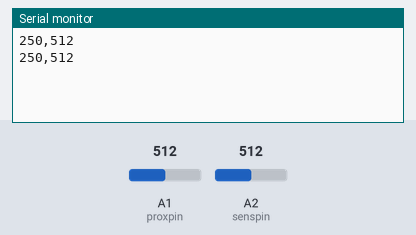
This sketch was run on a simulated Arduino Uno, built with avr-gcc and run on an emulated ATmega328P. On the bench: the last lines printed to the serial monitor. The inputs (shaded band) are chosen by the test bench; at power-on: A1 (proxpin) = 512, A2 (senspin) = 512.

Above: at 3.8 s.
3.9 s: A1 (proxpin) set to 716
At 7.4 s:
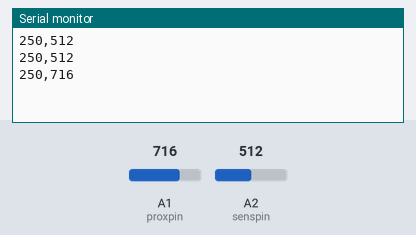
7.8 s: A2 (senspin) set to 716
At 9.7 s:
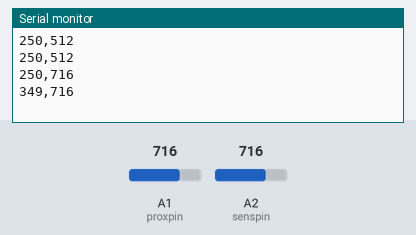
11.7 s: A1 (proxpin) set to 900
At 13.2 s:
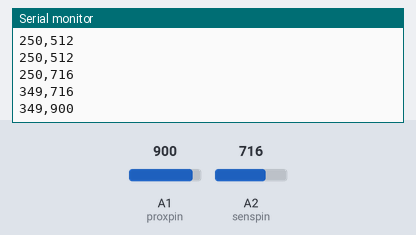
15.6 s: A2 (senspin) set to 900
At 19.0 s:
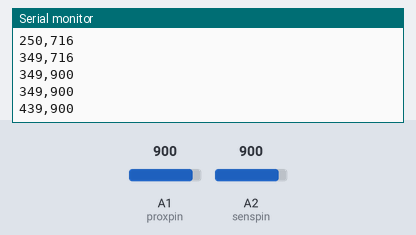
Timing chart, 0 to 20.5 s (numbered marks = the images above; inputs shaded):
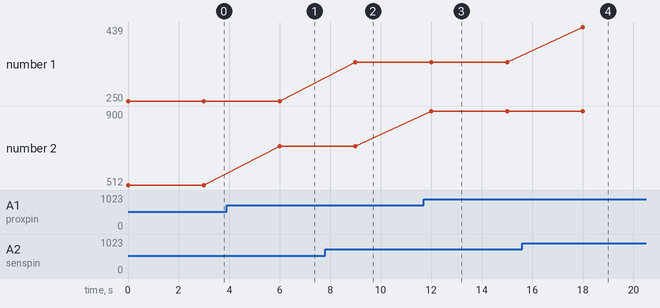

The sketch:

sketch_Temperature_Proximity_Sensor.ino
```cpp
int senspin=A2;
int proxpin=A1;
void setup() {
  // put your setup code here, to run once:
Serial.begin(9600);
}

void loop() {
  // put your main code here, to run repeatedly:
int bitval=analogRead(senspin);
float volt=float(bitval)*5/1023;
int temp=volt*100;

int prox=analogRead(proxpin);
Serial.print(temp);
Serial.print(',');
Serial.println(prox);
delay(3000);
}
```

Measured:
- after the input at 3.9 s, the serial monitor: prints a new line after 2.1 s (image 1)
- after the input at 7.8 s, the serial monitor: prints a new line after 1.2 s (image 2)
- after the input at 11.7 s, the serial monitor: prints a new line after 0.30 s (image 3)
- after the input at 15.6 s, the serial monitor: prints a new line after 2.4 s (image 4)
- plotted number 1: 250 → 349 after the input at 7.8 s, 349 → 439 after the input at 15.6 s
- plotted number 2: 512 → 716 after the input at 3.9 s, 716 → 900 after the input at 11.7 s
